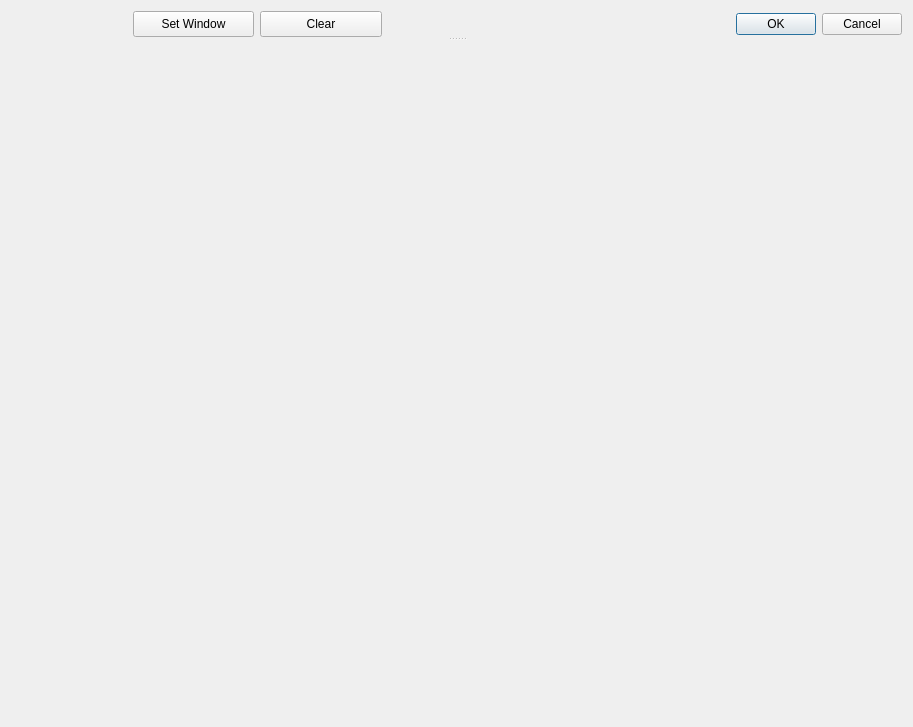
<?xml version="1.0" encoding="UTF-8"?>
<ui version="4.0">
 <class>Dialog</class>
 <widget class="QDialog" name="Dialog">
  <property name="geometry">
   <rect>
    <x>0</x>
    <y>0</y>
    <width>913</width>
    <height>727</height>
   </rect>
  </property>
  <property name="windowTitle">
   <string>Dialog</string>
  </property>
  <layout class="QGridLayout" name="gridLayout">
   <item row="0" column="0">
    <widget class="QSplitter" name="splitter">
     <property name="orientation">
      <enum>Qt::Vertical</enum>
     </property>
     <widget class="QWidget" name="">
      <layout class="QHBoxLayout" name="horizontalLayout">
       <item>
        <spacer name="horizontalSpacer_2">
         <property name="orientation">
          <enum>Qt::Horizontal</enum>
         </property>
         <property name="sizeHint" stdset="0">
          <size>
           <width>40</width>
           <height>20</height>
          </size>
         </property>
        </spacer>
       </item>
       <item>
        <widget class="QPushButton" name="SetWindowButton">
         <property name="sizePolicy">
          <sizepolicy hsizetype="Expanding" vsizetype="Expanding">
           <horstretch>0</horstretch>
           <verstretch>0</verstretch>
          </sizepolicy>
         </property>
         <property name="maximumSize">
          <size>
           <width>200</width>
           <height>60</height>
          </size>
         </property>
         <property name="text">
          <string>Set Window</string>
         </property>
        </widget>
       </item>
       <item>
        <widget class="QPushButton" name="ClearButton">
         <property name="sizePolicy">
          <sizepolicy hsizetype="Expanding" vsizetype="Expanding">
           <horstretch>0</horstretch>
           <verstretch>0</verstretch>
          </sizepolicy>
         </property>
         <property name="maximumSize">
          <size>
           <width>200</width>
           <height>60</height>
          </size>
         </property>
         <property name="text">
          <string>Clear</string>
         </property>
        </widget>
       </item>
       <item>
        <spacer name="horizontalSpacer">
         <property name="orientation">
          <enum>Qt::Horizontal</enum>
         </property>
         <property name="sizeHint" stdset="0">
          <size>
           <width>348</width>
           <height>20</height>
          </size>
         </property>
        </spacer>
       </item>
       <item>
        <widget class="QDialogButtonBox" name="buttonBox">
         <property name="sizePolicy">
          <sizepolicy hsizetype="Expanding" vsizetype="Expanding">
           <horstretch>0</horstretch>
           <verstretch>0</verstretch>
          </sizepolicy>
         </property>
         <property name="orientation">
          <enum>Qt::Horizontal</enum>
         </property>
         <property name="standardButtons">
          <set>QDialogButtonBox::Cancel|QDialogButtonBox::Ok</set>
         </property>
        </widget>
       </item>
      </layout>
     </widget>
     <widget class="QWidget" name="layoutWidget">
      <layout class="QVBoxLayout" name="verticalLayout">
       <item>
        <widget class="PlotWidget" name="FigureFFT" native="true">
         <property name="sizePolicy">
          <sizepolicy hsizetype="Expanding" vsizetype="Expanding">
           <horstretch>0</horstretch>
           <verstretch>0</verstretch>
          </sizepolicy>
         </property>
         <property name="minimumSize">
          <size>
           <width>740</width>
           <height>280</height>
          </size>
         </property>
        </widget>
       </item>
       <item>
        <widget class="PlotWidget" name="Figure" native="true">
         <property name="sizePolicy">
          <sizepolicy hsizetype="Expanding" vsizetype="Expanding">
           <horstretch>0</horstretch>
           <verstretch>0</verstretch>
          </sizepolicy>
         </property>
         <property name="minimumSize">
          <size>
           <width>740</width>
           <height>280</height>
          </size>
         </property>
        </widget>
       </item>
      </layout>
     </widget>
    </widget>
   </item>
  </layout>
 </widget>
 <customwidgets>
  <customwidget>
   <class>PlotWidget</class>
   <extends>QWidget</extends>
   <header>pyqtgraph</header>
   <container>1</container>
  </customwidget>
 </customwidgets>
 <resources/>
 <connections>
  <connection>
   <sender>buttonBox</sender>
   <signal>accepted()</signal>
   <receiver>Dialog</receiver>
   <slot>accept()</slot>
   <hints>
    <hint type="sourcelabel">
     <x>248</x>
     <y>254</y>
    </hint>
    <hint type="destinationlabel">
     <x>157</x>
     <y>274</y>
    </hint>
   </hints>
  </connection>
  <connection>
   <sender>buttonBox</sender>
   <signal>rejected()</signal>
   <receiver>Dialog</receiver>
   <slot>reject()</slot>
   <hints>
    <hint type="sourcelabel">
     <x>316</x>
     <y>260</y>
    </hint>
    <hint type="destinationlabel">
     <x>286</x>
     <y>274</y>
    </hint>
   </hints>
  </connection>
 </connections>
</ui>
